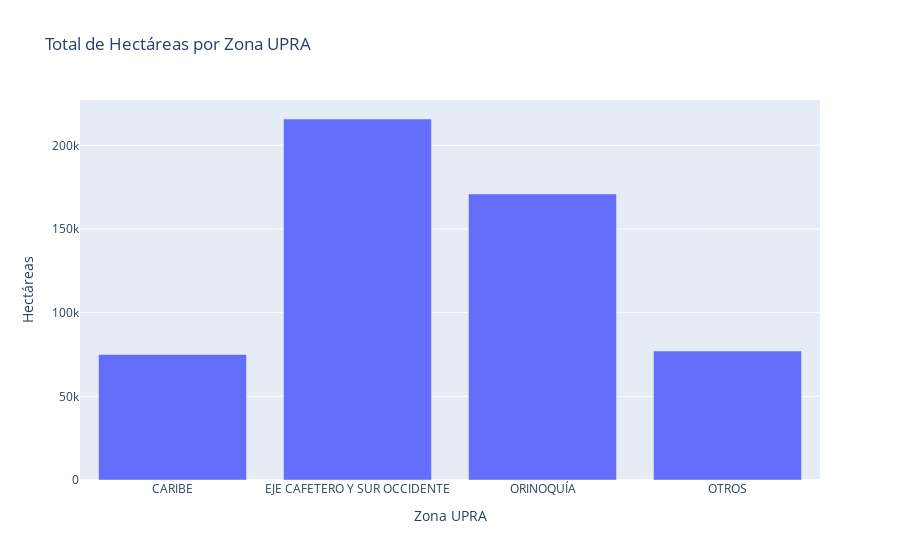

Source (notebook cell):
### Code cell
# Total de Hectáreas por Zona UPRA
hectareas_por_zona_upra = df.groupby('Zona UPRA')['Hectareas (Ha)'].sum().reset_index()
fig = px.bar(hectareas_por_zona_upra, x='Zona UPRA', y='Hectareas (Ha)', title='Total de Hectáreas por Zona UPRA')
fig.update_layout(xaxis_title='Zona UPRA', yaxis_title='Hectáreas')
fig.show()

### Figure 1 — Plotly figure (JSON) as saved in the notebook; plotly's stock layout.template omitted (floating-point values rounded to 4 significant figures)
{"data": [{"alignmentgroup": "True", "hovertemplate": "Zona UPRA=%{x}<br>Hectareas (Ha)=%{y}<extra></extra>", "legendgroup": "", "marker": {"color": "#636efa", "pattern": {"shape": ""}}, "name": "", "offsetgroup": "", "orientation": "v", "showlegend": false, "textposition": "auto", "type": "bar", "x": ["CARIBE", "EJE CAFETERO Y SUR OCCIDENTE", "ORINOQUÍA", "OTROS"], "xaxis": "x", "y": [75030.0, 215700.0, 170937, 77130.0], "yaxis": "y"}], "layout": {"autosize": true, "barmode": "relative", "legend": {"tracegroupgap": 0}, "title": {"text": "Total de Hectáreas por Zona UPRA"}, "xaxis": {"anchor": "y", "autorange": true, "domain": [0, 1], "range": [-0.5, 3.5], "title": {"text": "Zona UPRA"}, "type": "category"}, "yaxis": {"anchor": "x", "autorange": true, "domain": [0, 1], "range": [0, 227100.0], "title": {"text": "Hectáreas"}, "type": "linear"}}}
